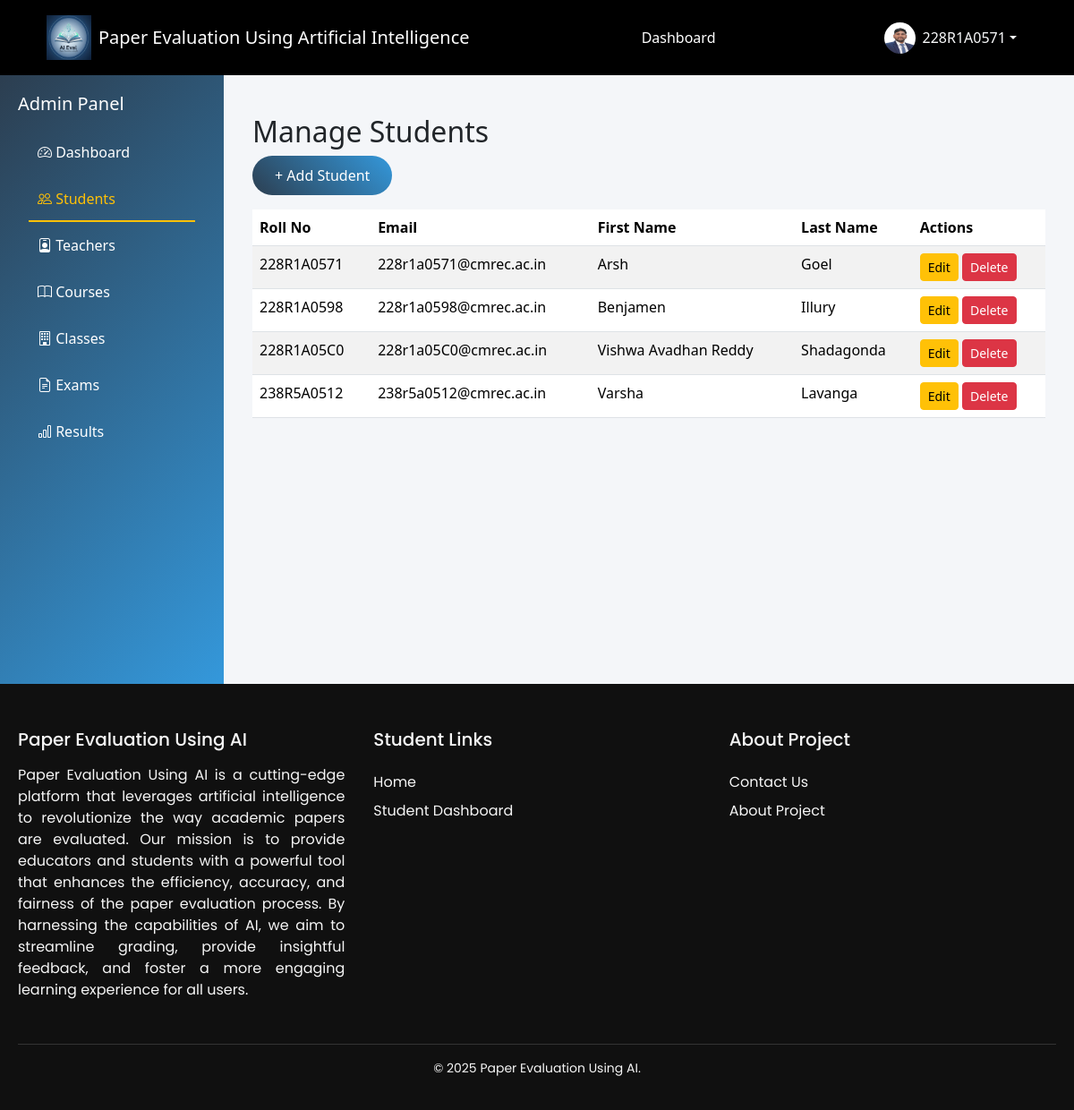
The page /dashboard/admin/students/ (signed in) on the database its author committed.
### Accounts/models.py (models this page shows, shortened)
class User(AbstractUser):
    ROLE_CHOICES = [
        ('admin', 'Admin'),
        ('teacher', 'Teacher'),
        ('student', 'Student'),
    ]
    role = models.CharField(max_length=10, choices=ROLE_CHOICES)
    phone = models.CharField(max_length=15, blank=True)

class Student(models.Model):
    user = models.OneToOneField(User, on_delete=models.CASCADE, related_name='student_profile')
    roll_number = models.CharField(max_length=20)
    profile_image = models.ImageField(
        upload_to='profile/',
        storage=cloudinary_storage,
        blank=True,
        null=True
    )
    student_class = models.ForeignKey(Class, on_delete=models.SET_NULL, null=True, blank=True)
    course = models.CharField(max_length=50, default="BTECH")
    branch = models.CharField(max_length=50)
    YEAR_CHOICES = [
        (1, "1st Year"),
        (2, "2nd Year"),
        (3, "3rd Year"),
        (4, "4th Year"),
    ]
    year = models.IntegerField(choices=YEAR_CHOICES)
    dob = models.DateField()
    attendance = models.FloatField(default=88.0)
    cgpa = models.FloatField(default=8.8)
    created_at = models.DateTimeField(auto_now_add=True)

### Dashboards/views.py (the view)
# urls.py: path('admin/students/', views.manage_students, name='manage_students'),
def manage_students(request):
    students = Student.objects.select_related('user').all()
    return render(request, "admin/manage_students/manage_students.html", {"students": students})

### Dashboards/templates/admin/manage_students/manage_students.html (shortened to what this page needs)
{% extends "admin/admin_base.html" %}
{% block manage_students_active %}active{% endblock manage_students_active %}
{% block admin_content %}
<div class="container mt-4">
    <h2>Manage Students</h2>
    <a href="{% url 'add_student' %}" class="btn btn-primary">
        + Add Student
    </a>
    <table class="table table-striped mt-3">
        <thead>
            <tr>
                <th>Roll No</th>
                <th>Email</th>
                <th>First Name</th>
                <th>Last Name</th>
                <th>Actions</th>
            </tr>
        </thead>
        <tbody>
            {% for student in students %}
            <tr>
                <td>{{ student.roll_number }}</td>
                <td>{{ student.user.email }}</td>
                <td>{{ student.user.first_name }}</td>
                <td>{{ student.user.last_name }}</td>
                <td>
                    <a href="{% url 'edit_student' student.id %}" class="btn btn-sm btn-warning">Edit</a>
                    <form action="{% url 'delete_student' student.id %}" method="POST" style="display:inline;">
                        <button class="btn btn-sm btn-danger">Delete</button>
                    </form>
                </td>
            </tr>
            {% endfor %}
        </tbody>
    </table>
</div>
{% endblock %}

### templates/base.html (shortened to what this page needs)
{% load static %}
<!DOCTYPE html>
<html lang="en">
<head>
    <link href="https://cdn.jsdelivr.net/npm/bootstrap@5.3.3/dist/css/bootstrap.min.css" rel="stylesheet">
    <link href="https://cdn.jsdelivr.net/npm/bootstrap-icons@1.10.5/font/bootstrap-icons.css" rel="stylesheet">
    <link rel="stylesheet" href="{% static "css/base.css" %}" />
    <link rel="stylesheet" href="https://cdnjs.cloudflare.com/ajax/libs/toastr.js/latest/toastr.min.css">
    <link href="https://cdn.jsdelivr.net/npm/bootstrap-icons@1.10.5/font/bootstrap-icons.css" rel="stylesheet">
    <link rel="stylesheet" href="https://cdnjs.cloudflare.com/ajax/libs/font-awesome/6.4.0/css/all.min.css">
</head>
<body class="d-flex flex-column">
    <nav class="navbar navbar-expand-lg navbar-dark ">
        <div class="container-fluid">
            <a class="navbar-brand d-flex align-items-center" href="/">
                <img src="{% static 'images/logo.png' %}" width="50" height="50" alt="Beast Logo" class="me-2">
                <span class="brand-text">Paper Evaluation Using Artificial Intelligence</span>
            </a>
            <div class="d-flex flex-wrap align-items-center justify-content-between w-100">
                <ul class="navbar-nav mx-auto">
                    {% if request.user.is_authenticated %}
                    {% if request.user.is_superuser %}
                    <li class="nav-item">
                        <a class="nav-link {% block admin_dashactive %}{% endblock admin_dashactive %}" href="{% url 'admin_dashboard' %}">Dashboard</a>
                    </li>
                    <li class="nav-item">
                        <a class="nav-link" href="{% url 'admin:index' %}">Django Admin</a>
                    </li>
                    {% else %}
                        {% if request.user.role == "teacher" %}
                        <li class="nav-item">
                            <a
                                class="nav-link {% block teacher_dashactive %}{% endblock teacher_dashactive %} "
                                href="{% url "teacher_dashboard" %}">Dashboard</a>
                        </li>
                        {% elif request.user.role == "student" %}
                        <li class="nav-item">
                            <a
                                class="nav-link {% block student_dashactive %}{% endblock student_dashactive %}  "
                                href="{% url "student_dashboard" %}">Dashboard</a>
                        </li>
                        {% endif %}
                    {% endif %}
                    {% endif %}
                </ul>
                <div class="d-flex align-items-center gap-2">
                    {% if request.user.is_authenticated %}
                    <div class="dropdown">
                        <button class="btn dropdown-toggle text-light d-flex align-items-center border-0 bg-transparent"
                            id="userDropdown" data-bs-toggle="dropdown" aria-expanded="false">
                            {% if request.user.role == "student" %}
                            <img src="{{ request.user.student_profile.profile_image.url }}" class="rounded-circle me-2"
                                width="35" height="35">
                            {% elif request.user.role == "teacher" %}
                            <img src="{{ request.user.teacher_profile.profile_image.url }}" class="rounded-circle me-2"
                                width="35" height="35">
                            {% else %}
                            <img src="{% static "images/image.png" %}" class="rounded-circle me-2" width="35" height="35">
                            {% endif %}
                            {{ request.user.username }}
                        </button>
                    </div>
                    {% endif %}
                </div>
            </div>
        </div>
    </nav>
    <main class="flex-grow-1">
        {% block body %}
        {% endblock body %}
    </main>
    <footer class="footer">
        <div class="footer-container">
            <div class="footer-column first-column">
            <h3>Paper Evaluation Using AI</h3>
            <p style="text-align: justify;">
                Paper Evaluation Using AI is a cutting-edge platform that leverages artificial intelligence to revolutionize the way academic papers are evaluated. Our mission is to provide educators and students with a powerful tool that enhances the efficiency, accuracy, and fairness of the paper evaluation process. By harnessing the capabilities of AI, we aim to streamline grading, provide insightful feedback, and foster a more engaging learning experience for all users.
            </p>
            </div>
            <div class="footer-column">
            <h4>Student Links</h4>
            <ul>
                <li><a href="/">Home</a></li>
                <li><a href="{% url "student_dashboard" %}">Student Dashboard</a></li>
            </ul>
            </div>
            <div class="footer-column">
            <h4>About Project</h4>
            <ul>
                <li><a href="/contactus">Contact Us</a></li>
                <li><a href="{% url "aboutproject" %}">About Project</a></li>
            </ul>
            </div>
        </div>
        <div class="footer-bottom">
            <p>&copy; 2025 Paper Evaluation Using AI.</p>
        </div>
    </footer>
</body>
</html>

### static/css/base.css (style rules this page uses)
body { margin: 0; padding: 0; background-color: #f4f2ed; font-family: 'Poppins', sans-serif; }
.navbar { background-color: #000 !important; padding: 12px 40px; }
.navbar .container-fluid { display: flex; align-items: center; justify-content: space-between; }
.navbar-nav { margin: 0 auto; }
.nav-link { padding: 6px 12px; margin: 0; }
.nav-link { color: #fff !important; font-weight: 400; margin: 0 12px; position: relative; transition: all 0.3s ease; }
.nav-link::after { content: ""; position: absolute; width: 0; height: 2px; bottom: -4px; left: 0; background-color: currentColor; transition: width 0.3s ease; }
a { position: relative; text-decoration: none; color: inherit; transition: color 0.3s ease; }
a::after { content: ""; position: absolute; width: 0; height: 2px; left: 0; bottom: -2px; background: currentColor; transition: width 0.3s ease; }
.footer { background-color: #101010; color: #f5f5f5; padding: 50px 20px 20px; font-family: 'Poppins', sans-serif; overflow: hidden; }
.footer-container { display: flex; flex-wrap: wrap; justify-content: space-between; gap: 2rem; max-width: 1200px; margin: 0 auto; }
.footer-column { flex: 1 1 200px; min-width: 200px; }
.footer-column h3, .footer-column h4 { margin-bottom: 1rem; font-size: 1.25rem; position: relative; display: inline-block; }
.footer-column ul { list-style: none; padding: 0; margin: 0; }
.footer-column ul li { margin: 0.5rem 0; }
.footer-column ul li a { color: #f5f5f5; text-decoration: none; position: relative; transition: color 0.3s ease; }
.footer-column ul li a::after { content: ''; position: absolute; bottom: -2px; left: 0; height: 2px; width: 0; background-color: #ffc107 ; transition: width 0.3s ease; }
.footer-bottom { border-top: 1px solid #333; text-align: center; margin-top: 2rem; padding-top: 1rem; font-size: 0.875rem; }

### Dashboards/templates/admin/admin_base.html (style rules this page uses)
:root { --primary-color: #2c3e50; --secondary-color: #3498db; --success-color: #27ae60; --danger-color: #e74c3c; --warning-color: #f39c12; }
body { background-color: #f8f9fa; font-family: 'Segoe UI', Tahoma, Geneva, Verdana, sans-serif; }
.btn-primary { background: linear-gradient(45deg, var(--primary-color), var(--secondary-color)); border: none; border-radius: 25px; padding: 10px 25px; }

### rows shown on the page
User: user.student_profile.profile_image (picture), user.username "228R1A0571"
Student: roll_number "228R1A0571", user.email "228r1a0571@cmrec.ac.in", user.first_name "Arsh", user.last_name "Goel"
Student: roll_number "228R1A0598", user.email "228r1a0598@cmrec.ac.in", user.first_name "Benjamen", user.last_name "Illury"
Student: roll_number "228R1A05C0", user.email "228r1a05C0@cmrec.ac.in", user.first_name "Vishwa Avadhan Reddy", user.last_name "Shadagonda"
Student: roll_number "238R5A0512", user.email "238r5a0512@cmrec.ac.in", user.first_name "Varsha", user.last_name "Lavanga"
